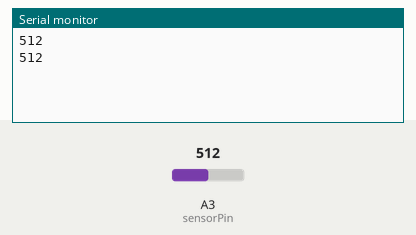
This sketch was run on a simulated Arduino Uno, built with avr-gcc and run on an emulated ATmega328P. Parts: the last lines printed to the serial monitor. The inputs (shaded band) are chosen by the test bench; at power-on: A3 (sensorPin) = 512.

Above: at 2.8 s.
2.9 s: A3 (sensorPin) set to 716
At 4.7 s:
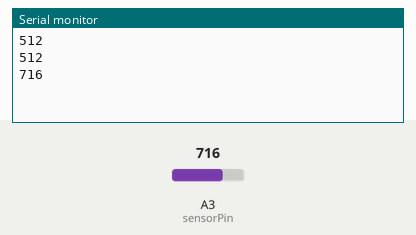
5.6 s: A3 (sensorPin) set to 900
At 7.5 s:
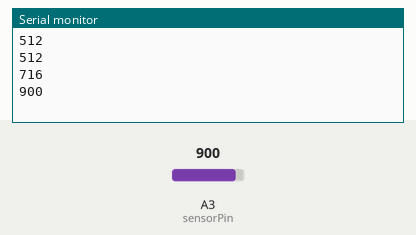
Timing chart, 0 to 9.0 s (numbered marks = the images above; inputs shaded):
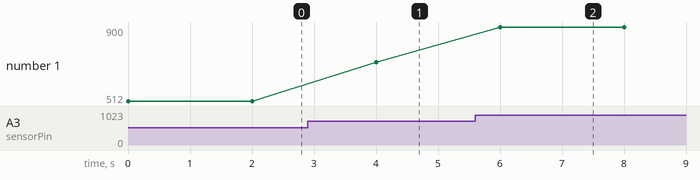

Measured:
- after the input at 2.9 s, the serial monitor: prints a new line after 1.1 s (image 1)
- after the input at 5.6 s, the serial monitor: prints a new line after 0.40 s (image 2)
- plotted number 1: 512 → 716 after the input at 2.9 s, 716 → 900 after the input at 5.6 s

The sketch:

shock_test.ino
```cpp
int sensorPin = 17;
int sensorValue = 0;

void setup() {
  Serial.begin(9600);
}

void loop() {
  sensorValue = analogRead(sensorPin);
  Serial.println(sensorValue);
  delay(2000);
}
```
